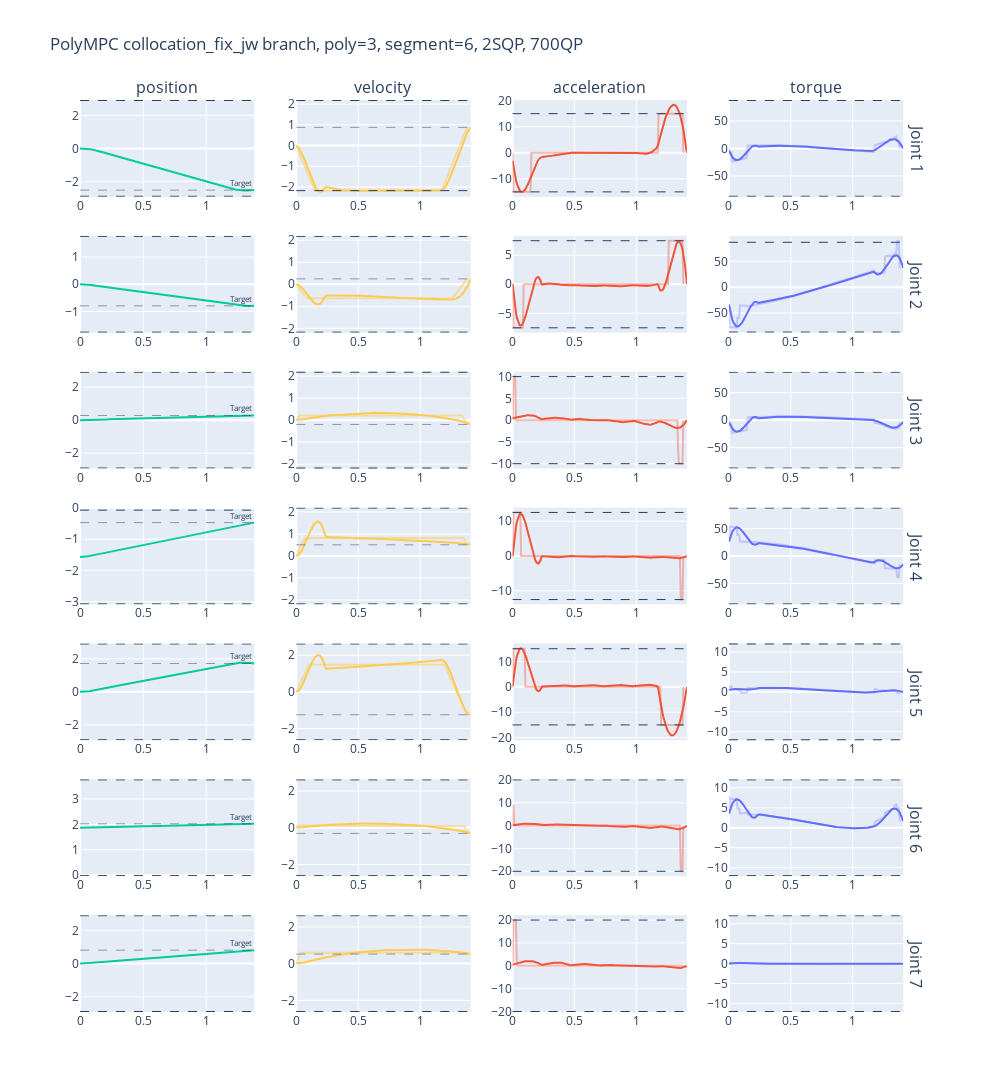

This figure's notebook cell:
### Code cell
data = np.loadtxt("optimal_solution.txt")

target_state = data[0].T
target_position = target_state[1:8]
target_velocity = target_state[8:15]

data_rk = data[1:202].T
time_rk = data_rk[0]
position_rk = data_rk[1:8]
velocity_rk = data_rk[8:15]
acceleration_rk = data_rk[15:22]
torque_rk = data_rk[22:29]

data_mpc = data[202:].T
time_mpc = data_mpc[0]
position_mpc = data_mpc[1:8]
velocity_mpc = data_mpc[8:15]
acceleration_mpc = data_mpc[15:22]
torque_mpc = data_mpc[22:29]


position_limit = np.array([[-2.8973, -1.7628, -2.8973, -3.0718, -2.8973, -0.0175, -2.8973], 
                          [2.8973, 1.7628, 2.8973, -0.0698, 2.8973, 3.7525, 2.8973]])

velocity_limit = np.array([2.1750, 2.1750, 2.1750, 2.1750, 2.6100, 2.6100, 2.6100])

acceleration_limit = np.array([15.0, 7.5, 10.0, 12.5, 15.0, 20.0, 20.0])

torque_limit = np.array([87, 87, 87, 87, 12, 12, 12])

colors = px.colors.qualitative.Plotly
fig = make_subplots(rows=7, cols=4, column_titles=["position", "velocity", "acceleration", "torque"], row_titles=["Joint 1", "Joint 2", "Joint 3", "Joint 4", "Joint 5", "Joint 6", "Joint 7"])

for i in range(7):

    # Plot position trajectory, limit and target
    # fig.add_trace(
    # go.Scatter(x=time_mpc, y=position_mpc[i, :], line_color=colors[2]),
    # row=i+1, col=1 )

    fig.add_trace(
    go.Scatter(x=time_rk, y=position_rk[i, :], opacity=1, line_color=colors[2]),
    row=i+1, col=1 )

    fig.add_hline(y=target_position[i],
    row=i+1, col=1, line_dash="dash", line_width=0.5, annotation_text="Target", annotation_font_size=8)

    fig.add_hline(y=position_limit[0, i],
    row=i+1, col=1, line_dash="dash", line_width=1)

    fig.add_hline(y=position_limit[1, i],
    row=i+1, col=1, line_dash="dash", line_width=1)

    # Plot velocitiy trajectory, limit and target
    fig.add_trace(
    go.Scatter(x=time_mpc, y=velocity_mpc[i, :], line_color=colors[9]),
    row=i+1, col=2 )

    fig.add_trace(
    go.Scatter(x=time_rk, y=velocity_rk[i, :], opacity=0.5, line_color=colors[9]),
    row=i+1, col=2 )

    fig.add_hline(y=target_velocity[i],
    row=i+1, col=2, line_dash="dash", line_width=0.5)

    fig.add_hline(y=velocity_limit[i],
    row=i+1, col=2, line_dash="dash", line_width=1)

    fig.add_hline(y=-velocity_limit[i],
    row=i+1, col=2, line_dash="dash", line_width=1)

    # Plot acceleration trajectory and limit
    fig.add_trace(
    go.Scatter(x=time_mpc, y=acceleration_mpc[i, :], line_color=colors[1]),
    row=i+1, col=3 )

    fig.add_trace(
    go.Scatter(x=time_rk, y=acceleration_rk[i, :], opacity=0.4, line_color=colors[1]),
    row=i+1, col=3 )

    fig.add_hline(y=acceleration_limit[i],
    row=i+1, col=3, line_dash="dash", line_width=1)

    fig.add_hline(y=-acceleration_limit[i],
    row=i+1, col=3, line_dash="dash", line_width=1)

    # Plot torque , limit and target
    fig.add_trace(
    go.Scatter(x=time_mpc, y=torque_mpc[i, :], line_color=colors[0]),
    row=i+1, col=4 )

    fig.add_trace(
    go.Scatter(x=time_rk, y=torque_rk[i, :], opacity=0.3, line_color=colors[0]),
    row=i+1, col=4 )

    fig.add_hline(y=torque_limit[i],
    row=i+1, col=4, line_dash="dash", line_width=1)

    fig.add_hline(y=-torque_limit[i],
    row=i+1, col=4, line_dash="dash", line_width=1)
    
fig.update_layout(height=2000, width=1000, title_text="PolyMPC collocation_fix_jw branch, poly=3, segment=6, 2SQP, 700QP")
fig.update(layout_showlegend=False)
fig.show()

### Figure 1 — Plotly figure (JSON) as saved in the notebook; plotly's stock layout.template omitted (floating-point values rounded to 4 significant figures; data arrays with more than 128 entries replaced by an {"elided": "..."} marker saying what was removed)
{"data": [{"line": {"color": "#00CC96"}, "opacity": 1, "type": "scatter", "x": {"elided": "201 float values"}, "xaxis": "x", "y": {"elided": "201 float values"}, "yaxis": "y"}, {"line": {"color": "#FECB52"}, "type": "scatter", "x": {"elided": "201 float values"}, "xaxis": "x2", "y": {"elided": "201 float values"}, "yaxis": "y2"}, {"line": {"color": "#FECB52"}, "opacity": 0.5, "type": "scatter", "x": {"elided": "201 float values"}, "xaxis": "x2", "y": {"elided": "201 float values"}, "yaxis": "y2"}, {"line": {"color": "#EF553B"}, "type": "scatter", "x": {"elided": "201 float values"}, "xaxis": "x3", "y": {"elided": "201 float values"}, "yaxis": "y3"}, {"line": {"color": "#EF553B"}, "opacity": 0.4, "type": "scatter", "x": {"elided": "201 float values"}, "xaxis": "x3", "y": {"elided": "201 int values"}, "yaxis": "y3"}, {"line": {"color": "#636EFA"}, "type": "scatter", "x": {"elided": "201 float values"}, "xaxis": "x4", "y": {"elided": "201 float values"}, "yaxis": "y4"}, {"line": {"color": "#636EFA"}, "opacity": 0.3, "type": "scatter", "x": {"elided": "201 float values"}, "xaxis": "x4", "y": {"elided": "201 float values"}, "yaxis": "y4"}, {"line": {"color": "#00CC96"}, "opacity": 1, "type": "scatter", "x": {"elided": "201 float values"}, "xaxis": "x5", "y": {"elided": "201 float values"}, "yaxis": "y5"}, {"line": {"color": "#FECB52"}, "type": "scatter", "x": {"elided": "201 float values"}, "xaxis": "x6", "y": {"elided": "201 float values"}, "yaxis": "y6"}, {"line": {"color": "#FECB52"}, "opacity": 0.5, "type": "scatter", "x": {"elided": "201 float values"}, "xaxis": "x6", "y": {"elided": "201 float values"}, "yaxis": "y6"}, {"line": {"color": "#EF553B"}, "type": "scatter", "x": {"elided": "201 float values"}, "xaxis": "x7", "y": {"elided": "201 float values"}, "yaxis": "y7"}, {"line": {"color": "#EF553B"}, "opacity": 0.4, "type": "scatter", "x": {"elided": "201 float values"}, "xaxis": "x7", "y": {"elided": "201 float values"}, "yaxis": "y7"}, {"line": {"color": "#636EFA"}, "type": "scatter", "x": {"elided": "201 float values"}, "xaxis": "x8", "y": {"elided": "201 float values"}, "yaxis": "y8"}, {"line": {"color": "#636EFA"}, "opacity": 0.3, "type": "scatter", "x": {"elided": "201 float values"}, "xaxis": "x8", "y": {"elided": "201 float values"}, "yaxis": "y8"}, {"line": {"color": "#00CC96"}, "opacity": 1, "type": "scatter", "x": {"elided": "201 float values"}, "xaxis": "x9", "y": {"elided": "201 float values"}, "yaxis": "y9"}, {"line": {"color": "#FECB52"}, "type": "scatter", "x": {"elided": "201 float values"}, "xaxis": "x10", "y": {"elided": "201 float values"}, "yaxis": "y10"}, {"line": {"color": "#FECB52"}, "opacity": 0.5, "type": "scatter", "x": {"elided": "201 float values"}, "xaxis": "x10", "y": {"elided": "201 float values"}, "yaxis": "y10"}, {"line": {"color": "#EF553B"}, "type": "scatter", "x": {"elided": "201 float values"}, "xaxis": "x11", "y": {"elided": "201 float values"}, "yaxis": "y11"}, {"line": {"color": "#EF553B"}, "opacity": 0.4, "type": "scatter", "x": {"elided": "201 float values"}, "xaxis": "x11", "y": {"elided": "201 float values"}, "yaxis": "y11"}, {"line": {"color": "#636EFA"}, "type": "scatter", "x": {"elided": "201 float values"}, "xaxis": "x12", "y": {"elided": "201 float values"}, "yaxis": "y12"}, {"line": {"color": "#636EFA"}, "opacity": 0.3, "type": "scatter", "x": {"elided": "201 float values"}, "xaxis": "x12", "y": {"elided": "201 float values"}, "yaxis": "y12"}, {"line": {"color": "#00CC96"}, "opacity": 1, "type": "scatter", "x": {"elided": "201 float values"}, "xaxis": "x13", "y": {"elided": "201 float values"}, "yaxis": "y13"}, {"line": {"color": "#FECB52"}, "type": "scatter", "x": {"elided": "201 float values"}, "xaxis": "x14", "y": {"elided": "201 float values"}, "yaxis": "y14"}, {"line": {"color": "#FECB52"}, "opacity": 0.5, "type": "scatter", "x": {"elided": "201 float values"}, "xaxis": "x14", "y": {"elided": "201 float values"}, "yaxis": "y14"}, {"line": {"color": "#EF553B"}, "type": "scatter", "x": {"elided": "201 float values"}, "xaxis": "x15", "y": {"elided": "201 float values"}, "yaxis": "y15"}, {"line": {"color": "#EF553B"}, "opacity": 0.4, "type": "scatter", "x": {"elided": "201 float values"}, "xaxis": "x15", "y": {"elided": "201 float values"}, "yaxis": "y15"}, {"line": {"color": "#636EFA"}, "type": "scatter", "x": {"elided": "201 float values"}, "xaxis": "x16", "y": {"elided": "201 float values"}, "yaxis": "y16"}, {"line": {"color": "#636EFA"}, "opacity": 0.3, "type": "scatter", "x": {"elided": "201 float values"}, "xaxis": "x16", "y": {"elided": "201 float values"}, "yaxis": "y16"}, {"line": {"color": "#00CC96"}, "opacity": 1, "type": "scatter", "x": {"elided": "201 float values"}, "xaxis": "x17", "y": {"elided": "201 float values"}, "yaxis": "y17"}, {"line": {"color": "#FECB52"}, "type": "scatter", "x": {"elided": "201 float values"}, "xaxis": "x18", "y": {"elided": "201 float values"}, "yaxis": "y18"}, {"line": {"color": "#FECB52"}, "opacity": 0.5, "type": "scatter", "x": {"elided": "201 float values"}, "xaxis": "x18", "y": {"elided": "201 float values"}, "yaxis": "y18"}, {"line": {"color": "#EF553B"}, "type": "scatter", "x": {"elided": "201 float values"}, "xaxis": "x19", "y": {"elided": "201 float values"}, "yaxis": "y19"}, {"line": {"color": "#EF553B"}, "opacity": 0.4, "type": "scatter", "x": {"elided": "201 float values"}, "xaxis": "x19", "y": {"elided": "201 int values"}, "yaxis": "y19"}, {"line": {"color": "#636EFA"}, "type": "scatter", "x": {"elided": "201 float values"}, "xaxis": "x20", "y": {"elided": "201 float values"}, "yaxis": "y20"}, {"line": {"color": "#636EFA"}, "opacity": 0.3, "type": "scatter", "x": {"elided": "201 float values"}, "xaxis": "x20", "y": {"elided": "201 float values"}, "yaxis": "y20"}, {"line": {"color": "#00CC96"}, "opacity": 1, "type": "scatter", "x": {"elided": "201 float values"}, "xaxis": "x21", "y": {"elided": "201 float values"}, "yaxis": "y21"}, {"line": {"color": "#FECB52"}, "type": "scatter", "x": {"elided": "201 float values"}, "xaxis": "x22", "y": {"elided": "201 float values"}, "yaxis": "y22"}, {"line": {"color": "#FECB52"}, "opacity": 0.5, "type": "scatter", "x": {"elided": "201 float values"}, "xaxis": "x22", "y": {"elided": "201 float values"}, "yaxis": "y22"}, {"line": {"color": "#EF553B"}, "type": "scatter", "x": {"elided": "201 float values"}, "xaxis": "x23", "y": {"elided": "201 float values"}, "yaxis": "y23"}, {"line": {"color": "#EF553B"}, "opacity": 0.4, "type": "scatter", "x": {"elided": "201 float values"}, "xaxis": "x23", "y": {"elided": "201 float values"}, "yaxis": "y23"}, {"line": {"color": "#636EFA"}, "type": "scatter", "x": {"elided": "201 float values"}, "xaxis": "x24", "y": {"elided": "201 float values"}, "yaxis": "y24"}, {"line": {"color": "#636EFA"}, "opacity": 0.3, "type": "scatter", "x": {"elided": "201 float values"}, "xaxis": "x24", "y": {"elided": "201 float values"}, "yaxis": "y24"}, {"line": {"color": "#00CC96"}, "opacity": 1, "type": "scatter", "x": {"elided": "201 float values"}, "xaxis": "x25", "y": {"elided": "201 float values"}, "yaxis": "y25"}, {"line": {"color": "#FECB52"}, "type": "scatter", "x": {"elided": "201 float values"}, "xaxis": "x26", "y": {"elided": "201 float values"}, "yaxis": "y26"}, {"line": {"color": "#FECB52"}, "opacity": 0.5, "type": "scatter", "x": {"elided": "201 float values"}, "xaxis": "x26", "y": {"elided": "201 float values"}, "yaxis": "y26"}, {"line": {"color": "#EF553B"}, "type": "scatter", "x": {"elided": "201 float values"}, "xaxis": "x27", "y": {"elided": "201 float values"}, "yaxis": "y27"}, {"line": {"color": "#EF553B"}, "opacity": 0.4, "type": "scatter", "x": {"elided": "201 float values"}, "xaxis": "x27", "y": {"elided": "201 int values"}, "yaxis": "y27"}, {"line": {"color": "#636EFA"}, "type": "scatter", "x": {"elided": "201 float values"}, "xaxis": "x28", "y": {"elided": "201 float values"}, "yaxis": "y28"}, {"line": {"color": "#636EFA"}, "opacity": 0.3, "type": "scatter", "x": {"elided": "201 float values"}, "xaxis": "x28", "y": {"elided": "201 float values"}, "yaxis": "y28"}], "layout": {"annotations": [{"font": {"size": 16}, "showarrow": false, "text": "position", "x": 0.1037, "xanchor": "center", "xref": "paper", "y": 1, "yanchor": "bottom", "yref": "paper"}, {"font": {"size": 16}, "showarrow": false, "text": "velocity", "x": 0.3612, "xanchor": "center", "xref": "paper", "y": 1, "yanchor": "bottom", "yref": "paper"}, {"font": {"size": 16}, "showarrow": false, "text": "acceleration", "x": 0.6188, "xanchor": "center", "xref": "paper", "y": 1, "yanchor": "bottom", "yref": "paper"}, {"font": {"size": 16}, "showarrow": false, "text": "torque", "x": 0.8762, "xanchor": "center", "xref": "paper", "y": 1, "yanchor": "bottom", "yref": "paper"}, {"font": {"size": 16}, "showarrow": false, "text": "Joint 1", "textangle": 90, "x": 0.98, "xanchor": "left", "xref": "paper", "y": 0.9469, "yanchor": "middle", "yref": "paper"}, {"font": {"size": 16}, "showarrow": false, "text": "Joint 2", "textangle": 90, "x": 0.98, "xanchor": "left", "xref": "paper", "y": 0.798, "yanchor": "middle", "yref": "paper"}, {"font": {"size": 16}, "showarrow": false, "text": "Joint 3", "textangle": 90, "x": 0.98, "xanchor": "left", "xref": "paper", "y": 0.649, "yanchor": "middle", "yref": "paper"}, {"font": {"size": 16}, "showarrow": false, "text": "Joint 4", "textangle": 90, "x": 0.98, "xanchor": "left", "xref": "paper", "y": 0.5, "yanchor": "middle", "yref": "paper"}, {"font": {"size": 16}, "showarrow": false, "text": "Joint 5", "textangle": 90, "x": 0.98, "xanchor": "left", "xref": "paper", "y": 0.351, "yanchor": "middle", "yref": "paper"}, {"font": {"size": 16}, "showarrow": false, "text": "Joint 6", "textangle": 90, "x": 0.98, "xanchor": "left", "xref": "paper", "y": 0.202, "yanchor": "middle", "yref": "paper"}, {"font": {"size": 16}, "showarrow": false, "text": "Joint 7", "textangle": 90, "x": 0.98, "xanchor": "left", "xref": "paper", "y": 0.05306, "yanchor": "middle", "yref": "paper"}, {"font": {"size": 8}, "showarrow": false, "text": "Target", "x": 1, "xanchor": "right", "xref": "x domain", "y": -2.525, "yanchor": "bottom", "yref": "y"}, {"font": {"size": 8}, "showarrow": false, "text": "Target", "x": 1, "xanchor": "right", "xref": "x5 domain", "y": -0.7943, "yanchor": "bottom", "yref": "y5"}, {"font": {"size": 8}, "showarrow": false, "text": "Target", "x": 1, "xanchor": "right", "xref": "x9 domain", "y": 0.2823, "yanchor": "bottom", "yref": "y9"}, {"font": {"size": 8}, "showarrow": false, "text": "Target", "x": 1, "xanchor": "right", "xref": "x13 domain", "y": -0.4694, "yanchor": "bottom", "yref": "y13"}, {"font": {"size": 8}, "showarrow": false, "text": "Target", "x": 1, "xanchor": "right", "xref": "x17 domain", "y": 1.719, "yanchor": "bottom", "yref": "y17"}, {"font": {"size": 8}, "showarrow": false, "text": "Target", "x": 1, "xanchor": "right", "xref": "x21 domain", "y": 2.022, "yanchor": "bottom", "yref": "y21"}, {"font": {"size": 8}, "showarrow": false, "text": "Target", "x": 1, "xanchor": "right", "xref": "x25 domain", "y": 0.8139, "yanchor": "bottom", "yref": "y25"}], "height": 2000, "shapes": [{"line": {"dash": "dash", "width": 0.5}, "type": "line", "x0": 0, "x1": 1, "xref": "x domain", "y0": -2.525, "y1": -2.525, "yref": "y"}, {"line": {"dash": "dash", "width": 1}, "type": "line", "x0": 0, "x1": 1, "xref": "x domain", "y0": -2.897, "y1": -2.897, "yref": "y"}, {"line": {"dash": "dash", "width": 1}, "type": "line", "x0": 0, "x1": 1, "xref": "x domain", "y0": 2.897, "y1": 2.897, "yref": "y"}, {"line": {"dash": "dash", "width": 0.5}, "type": "line", "x0": 0, "x1": 1, "xref": "x2 domain", "y0": 0.879, "y1": 0.879, "yref": "y2"}, {"line": {"dash": "dash", "width": 1}, "type": "line", "x0": 0, "x1": 1, "xref": "x2 domain", "y0": 2.175, "y1": 2.175, "yref": "y2"}, {"line": {"dash": "dash", "width": 1}, "type": "line", "x0": 0, "x1": 1, "xref": "x2 domain", "y0": -2.175, "y1": -2.175, "yref": "y2"}, {"line": {"dash": "dash", "width": 1}, "type": "line", "x0": 0, "x1": 1, "xref": "x3 domain", "y0": 15, "y1": 15, "yref": "y3"}, {"line": {"dash": "dash", "width": 1}, "type": "line", "x0": 0, "x1": 1, "xref": "x3 domain", "y0": -15, "y1": -15, "yref": "y3"}, {"line": {"dash": "dash", "width": 1}, "type": "line", "x0": 0, "x1": 1, "xref": "x4 domain", "y0": 87, "y1": 87, "yref": "y4"}, {"line": {"dash": "dash", "width": 1}, "type": "line", "x0": 0, "x1": 1, "xref": "x4 domain", "y0": -87, "y1": -87, "yref": "y4"}, {"line": {"dash": "dash", "width": 0.5}, "type": "line", "x0": 0, "x1": 1, "xref": "x5 domain", "y0": -0.7943, "y1": -0.7943, "yref": "y5"}, {"line": {"dash": "dash", "width": 1}, "type": "line", "x0": 0, "x1": 1, "xref": "x5 domain", "y0": -1.763, "y1": -1.763, "yref": "y5"}, {"line": {"dash": "dash", "width": 1}, "type": "line", "x0": 0, "x1": 1, "xref": "x5 domain", "y0": 1.763, "y1": 1.763, "yref": "y5"}, {"line": {"dash": "dash", "width": 0.5}, "type": "line", "x0": 0, "x1": 1, "xref": "x6 domain", "y0": 0.2454, "y1": 0.2454, "yref": "y6"}, {"line": {"dash": "dash", "width": 1}, "type": "line", "x0": 0, "x1": 1, "xref": "x6 domain", "y0": 2.175, "y1": 2.175, "yref": "y6"}, {"line": {"dash": "dash", "width": 1}, "type": "line", "x0": 0, "x1": 1, "xref": "x6 domain", "y0": -2.175, "y1": -2.175, "yref": "y6"}, {"line": {"dash": "dash", "width": 1}, "type": "line", "x0": 0, "x1": 1, "xref": "x7 domain", "y0": 7.5, "y1": 7.5, "yref": "y7"}, {"line": {"dash": "dash", "width": 1}, "type": "line", "x0": 0, "x1": 1, "xref": "x7 domain", "y0": -7.5, "y1": -7.5, "yref": "y7"}, {"line": {"dash": "dash", "width": 1}, "type": "line", "x0": 0, "x1": 1, "xref": "x8 domain", "y0": 87, "y1": 87, "yref": "y8"}, {"line": {"dash": "dash", "width": 1}, "type": "line", "x0": 0, "x1": 1, "xref": "x8 domain", "y0": -87, "y1": -87, "yref": "y8"}, {"line": {"dash": "dash", "width": 0.5}, "type": "line", "x0": 0, "x1": 1, "xref": "x9 domain", "y0": 0.2823, "y1": 0.2823, "yref": "y9"}, {"line": {"dash": "dash", "width": 1}, "type": "line", "x0": 0, "x1": 1, "xref": "x9 domain", "y0": -2.897, "y1": -2.897, "yref": "y9"}, {"line": {"dash": "dash", "width": 1}, "type": "line", "x0": 0, "x1": 1, "xref": "x9 domain", "y0": 2.897, "y1": 2.897, "yref": "y9"}, {"line": {"dash": "dash", "width": 0.5}, "type": "line", "x0": 0, "x1": 1, "xref": "x10 domain", "y0": -0.1962, "y1": -0.1962, "yref": "y10"}, {"line": {"dash": "dash", "width": 1}, "type": "line", "x0": 0, "x1": 1, "xref": "x10 domain", "y0": 2.175, "y1": 2.175, "yref": "y10"}, {"line": {"dash": "dash", "width": 1}, "type": "line", "x0": 0, "x1": 1, "xref": "x10 domain", "y0": -2.175, "y1": -2.175, "yref": "y10"}, {"line": {"dash": "dash", "width": 1}, "type": "line", "x0": 0, "x1": 1, "xref": "x11 domain", "y0": 10, "y1": 10, "yref": "y11"}, {"line": {"dash": "dash", "width": 1}, "type": "line", "x0": 0, "x1": 1, "xref": "x11 domain", "y0": -10, "y1": -10, "yref": "y11"}, {"line": {"dash": "dash", "width": 1}, "type": "line", "x0": 0, "x1": 1, "xref": "x12 domain", "y0": 87, "y1": 87, "yref": "y12"}, {"line": {"dash": "dash", "width": 1}, "type": "line", "x0": 0, "x1": 1, "xref": "x12 domain", "y0": -87, "y1": -87, "yref": "y12"}, {"line": {"dash": "dash", "width": 0.5}, "type": "line", "x0": 0, "x1": 1, "xref": "x13 domain", "y0": -0.4694, "y1": -0.4694, "yref": "y13"}, {"line": {"dash": "dash", "width": 1}, "type": "line", "x0": 0, "x1": 1, "xref": "x13 domain", "y0": -3.072, "y1": -3.072, "yref": "y13"}, {"line": {"dash": "dash", "width": 1}, "type": "line", "x0": 0, "x1": 1, "xref": "x13 domain", "y0": -0.0698, "y1": -0.0698, "yref": "y13"}, {"line": {"dash": "dash", "width": 0.5}, "type": "line", "x0": 0, "x1": 1, "xref": "x14 domain", "y0": 0.508, "y1": 0.508, "yref": "y14"}, {"line": {"dash": "dash", "width": 1}, "type": "line", "x0": 0, "x1": 1, "xref": "x14 domain", "y0": 2.175, "y1": 2.175, "yref": "y14"}, {"line": {"dash": "dash", "width": 1}, "type": "line", "x0": 0, "x1": 1, "xref": "x14 domain", "y0": -2.175, "y1": -2.175, "yref": "y14"}, {"line": {"dash": "dash", "width": 1}, "type": "line", "x0": 0, "x1": 1, "xref": "x15 domain", "y0": 12.5, "y1": 12.5, "yref": "y15"}, {"line": {"dash": "dash", "width": 1}, "type": "line", "x0": 0, "x1": 1, "xref": "x15 domain", "y0": -12.5, "y1": -12.5, "yref": "y15"}, {"line": {"dash": "dash", "width": 1}, "type": "line", "x0": 0, "x1": 1, "xref": "x16 domain", "y0": 87, "y1": 87, "yref": "y16"}, {"line": {"dash": "dash", "width": 1}, "type": "line", "x0": 0, "x1": 1, "xref": "x16 domain", "y0": -87, "y1": -87, "yref": "y16"}, {"line": {"dash": "dash", "width": 0.5}, "type": "line", "x0": 0, "x1": 1, "xref": "x17 domain", "y0": 1.719, "y1": 1.719, "yref": "y17"}, {"line": {"dash": "dash", "width": 1}, "type": "line", "x0": 0, "x1": 1, "xref": "x17 domain", "y0": -2.897, "y1": -2.897, "yref": "y17"}, {"line": {"dash": "dash", "width": 1}, "type": "line", "x0": 0, "x1": 1, "xref": "x17 domain", "y0": 2.897, "y1": 2.897, "yref": "y17"}, {"line": {"dash": "dash", "width": 0.5}, "type": "line", "x0": 0, "x1": 1, "xref": "x18 domain", "y0": -1.245, "y1": -1.245, "yref": "y18"}, {"line": {"dash": "dash", "width": 1}, "type": "line", "x0": 0, "x1": 1, "xref": "x18 domain", "y0": 2.61, "y1": 2.61, "yref": "y18"}, {"line": {"dash": "dash", "width": 1}, "type": "line", "x0": 0, "x1": 1, "xref": "x18 domain", "y0": -2.61, "y1": -2.61, "yref": "y18"}, {"line": {"dash": "dash", "width": 1}, "type": "line", "x0": 0, "x1": 1, "xref": "x19 domain", "y0": 15, "y1": 15, "yref": "y19"}, {"line": {"dash": "dash", "width": 1}, "type": "line", "x0": 0, "x1": 1, "xref": "x19 domain", "y0": -15, "y1": -15, "yref": "y19"}, {"line": {"dash": "dash", "width": 1}, "type": "line", "x0": 0, "x1": 1, "xref": "x20 domain", "y0": 12, "y1": 12, "yref": "y20"}, {"line": {"dash": "dash", "width": 1}, "type": "line", "x0": 0, "x1": 1, "xref": "x20 domain", "y0": -12, "y1": -12, "yref": "y20"}, {"line": {"dash": "dash", "width": 0.5}, "type": "line", "x0": 0, "x1": 1, "xref": "x21 domain", "y0": 2.022, "y1": 2.022, "yref": "y21"}, {"line": {"dash": "dash", "width": 1}, "type": "line", "x0": 0, "x1": 1, "xref": "x21 domain", "y0": -0.0175, "y1": -0.0175, "yref": "y21"}, {"line": {"dash": "dash", "width": 1}, "type": "line", "x0": 0, "x1": 1, "xref": "x21 domain", "y0": 3.752, "y1": 3.752, "yref": "y21"}, {"line": {"dash": "dash", "width": 0.5}, "type": "line", "x0": 0, "x1": 1, "xref": "x22 domain", "y0": -0.3082, "y1": -0.3082, "yref": "y22"}, {"line": {"dash": "dash", "width": 1}, "type": "line", "x0": 0, "x1": 1, "xref": "x22 domain", "y0": 2.61, "y1": 2.61, "yref": "y22"}, {"line": {"dash": "dash", "width": 1}, "type": "line", "x0": 0, "x1": 1, "xref": "x22 domain", "y0": -2.61, "y1": -2.61, "yref": "y22"}, {"line": {"dash": "dash", "width": 1}, "type": "line", "x0": 0, "x1": 1, "xref": "x23 domain", "y0": 20, "y1": 20, "yref": "y23"}, {"line": {"dash": "dash", "width": 1}, "type": "line", "x0": 0, "x1": 1, "xref": "x23 domain", "y0": -20, "y1": -20, "yref": "y23"}, {"line": {"dash": "dash", "width": 1}, "type": "line", "x0": 0, "x1": 1, "xref": "x24 domain", "y0": 12, "y1": 12, "yref": "y24"}, {"line": {"dash": "dash", "width": 1}, "type": "line", "x0": 0, "x1": 1, "xref": "x24 domain", "y0": -12, "y1": -12, "yref": "y24"}, {"line": {"dash": "dash", "width": 0.5}, "type": "line", "x0": 0, "x1": 1, "xref": "x25 domain", "y0": 0.8139, "y1": 0.8139, "yref": "y25"}, {"line": {"dash": "dash", "width": 1}, "type": "line", "x0": 0, "x1": 1, "xref": "x25 domain", "y0": -2.897, "y1": -2.897, "yref": "y25"}, {"line": {"dash": "dash", "width": 1}, "type": "line", "x0": 0, "x1": 1, "xref": "x25 domain", "y0": 2.897, "y1": 2.897, "yref": "y25"}, {"line": {"dash": "dash", "width": 0.5}, "type": "line", "x0": 0, "x1": 1, "xref": "x26 domain", "y0": 0.5181, "y1": 0.5181, "yref": "y26"}, {"line": {"dash": "dash", "width": 1}, "type": "line", "x0": 0, "x1": 1, "xref": "x26 domain", "y0": 2.61, "y1": 2.61, "yref": "y26"}, {"line": {"dash": "dash", "width": 1}, "type": "line", "x0": 0, "x1": 1, "xref": "x26 domain", "y0": -2.61, "y1": -2.61, "yref": "y26"}, {"line": {"dash": "dash", "width": 1}, "type": "line", "x0": 0, "x1": 1, "xref": "x27 domain", "y0": 20, "y1": 20, "yref": "y27"}, {"line": {"dash": "dash", "width": 1}, "type": "line", "x0": 0, "x1": 1, "xref": "x27 domain", "y0": -20, "y1": -20, "yref": "y27"}, {"line": {"dash": "dash", "width": 1}, "type": "line", "x0": 0, "x1": 1, "xref": "x28 domain", "y0": 12, "y1": 12, "yref": "y28"}, {"line": {"dash": "dash", "width": 1}, "type": "line", "x0": 0, "x1": 1, "xref": "x28 domain", "y0": -12, "y1": -12, "yref": "y28"}], "showlegend": false, "title": {"text": "PolyMPC collocation_fix_jw branch, poly=3, segment=6, 2SQP, 700QP"}, "width": 1000, "xaxis": {"anchor": "y", "domain": [0, 0.2075]}, "xaxis10": {"anchor": "y10", "domain": [0.2575, 0.465]}, "xaxis11": {"anchor": "y11", "domain": [0.515, 0.7225]}, "xaxis12": {"anchor": "y12", "domain": [0.7725, 0.98]}, "xaxis13": {"anchor": "y13", "domain": [0, 0.2075]}, "xaxis14": {"anchor": "y14", "domain": [0.2575, 0.465]}, "xaxis15": {"anchor": "y15", "domain": [0.515, 0.7225]}, "xaxis16": {"anchor": "y16", "domain": [0.7725, 0.98]}, "xaxis17": {"anchor": "y17", "domain": [0, 0.2075]}, "xaxis18": {"anchor": "y18", "domain": [0.2575, 0.465]}, "xaxis19": {"anchor": "y19", "domain": [0.515, 0.7225]}, "xaxis2": {"anchor": "y2", "domain": [0.2575, 0.465]}, "xaxis20": {"anchor": "y20", "domain": [0.7725, 0.98]}, "xaxis21": {"anchor": "y21", "domain": [0, 0.2075]}, "xaxis22": {"anchor": "y22", "domain": [0.2575, 0.465]}, "xaxis23": {"anchor": "y23", "domain": [0.515, 0.7225]}, "xaxis24": {"anchor": "y24", "domain": [0.7725, 0.98]}, "xaxis25": {"anchor": "y25", "domain": [0, 0.2075]}, "xaxis26": {"anchor": "y26", "domain": [0.2575, 0.465]}, "xaxis27": {"anchor": "y27", "domain": [0.515, 0.7225]}, "xaxis28": {"anchor": "y28", "domain": [0.7725, 0.98]}, "xaxis3": {"anchor": "y3", "domain": [0.515, 0.7225]}, "xaxis4": {"anchor": "y4", "domain": [0.7725, 0.98]}, "xaxis5": {"anchor": "y5", "domain": [0, 0.2075]}, "xaxis6": {"anchor": "y6", "domain": [0.2575, 0.465]}, "xaxis7": {"anchor": "y7", "domain": [0.515, 0.7225]}, "xaxis8": {"anchor": "y8", "domain": [0.7725, 0.98]}, "xaxis9": {"anchor": "y9", "domain": [0, 0.2075]}, "yaxis": {"anchor": "x", "domain": [0.8939, 1]}, "yaxis10": {"anchor": "x10", "domain": [0.5959, 0.702]}, "yaxis11": {"anchor": "x11", "domain": [0.5959, 0.702]}, "yaxis12": {"anchor": "x12", "domain": [0.5959, 0.702]}, "yaxis13": {"anchor": "x13", "domain": [0.4469, 0.5531]}, "yaxis14": {"anchor": "x14", "domain": [0.4469, 0.5531]}, "yaxis15": {"anchor": "x15", "domain": [0.4469, 0.5531]}, "yaxis16": {"anchor": "x16", "domain": [0.4469, 0.5531]}, "yaxis17": {"anchor": "x17", "domain": [0.298, 0.4041]}, "yaxis18": {"anchor": "x18", "domain": [0.298, 0.4041]}, "yaxis19": {"anchor": "x19", "domain": [0.298, 0.4041]}, "yaxis2": {"anchor": "x2", "domain": [0.8939, 1]}, "yaxis20": {"anchor": "x20", "domain": [0.298, 0.4041]}, "yaxis21": {"anchor": "x21", "domain": [0.149, 0.2551]}, "yaxis22": {"anchor": "x22", "domain": [0.149, 0.2551]}, "yaxis23": {"anchor": "x23", "domain": [0.149, 0.2551]}, "yaxis24": {"anchor": "x24", "domain": [0.149, 0.2551]}, "yaxis25": {"anchor": "x25", "domain": [0, 0.1061]}, "yaxis26": {"anchor": "x26", "domain": [0, 0.1061]}, "yaxis27": {"anchor": "x27", "domain": [0, 0.1061]}, "yaxis28": {"anchor": "x28", "domain": [0, 0.1061]}, "yaxis3": {"anchor": "x3", "domain": [0.8939, 1]}, "yaxis4": {"anchor": "x4", "domain": [0.8939, 1]}, "yaxis5": {"anchor": "x5", "domain": [0.7449, 0.851]}, "yaxis6": {"anchor": "x6", "domain": [0.7449, 0.851]}, "yaxis7": {"anchor": "x7", "domain": [0.7449, 0.851]}, "yaxis8": {"anchor": "x8", "domain": [0.7449, 0.851]}, "yaxis9": {"anchor": "x9", "domain": [0.5959, 0.702]}}}
